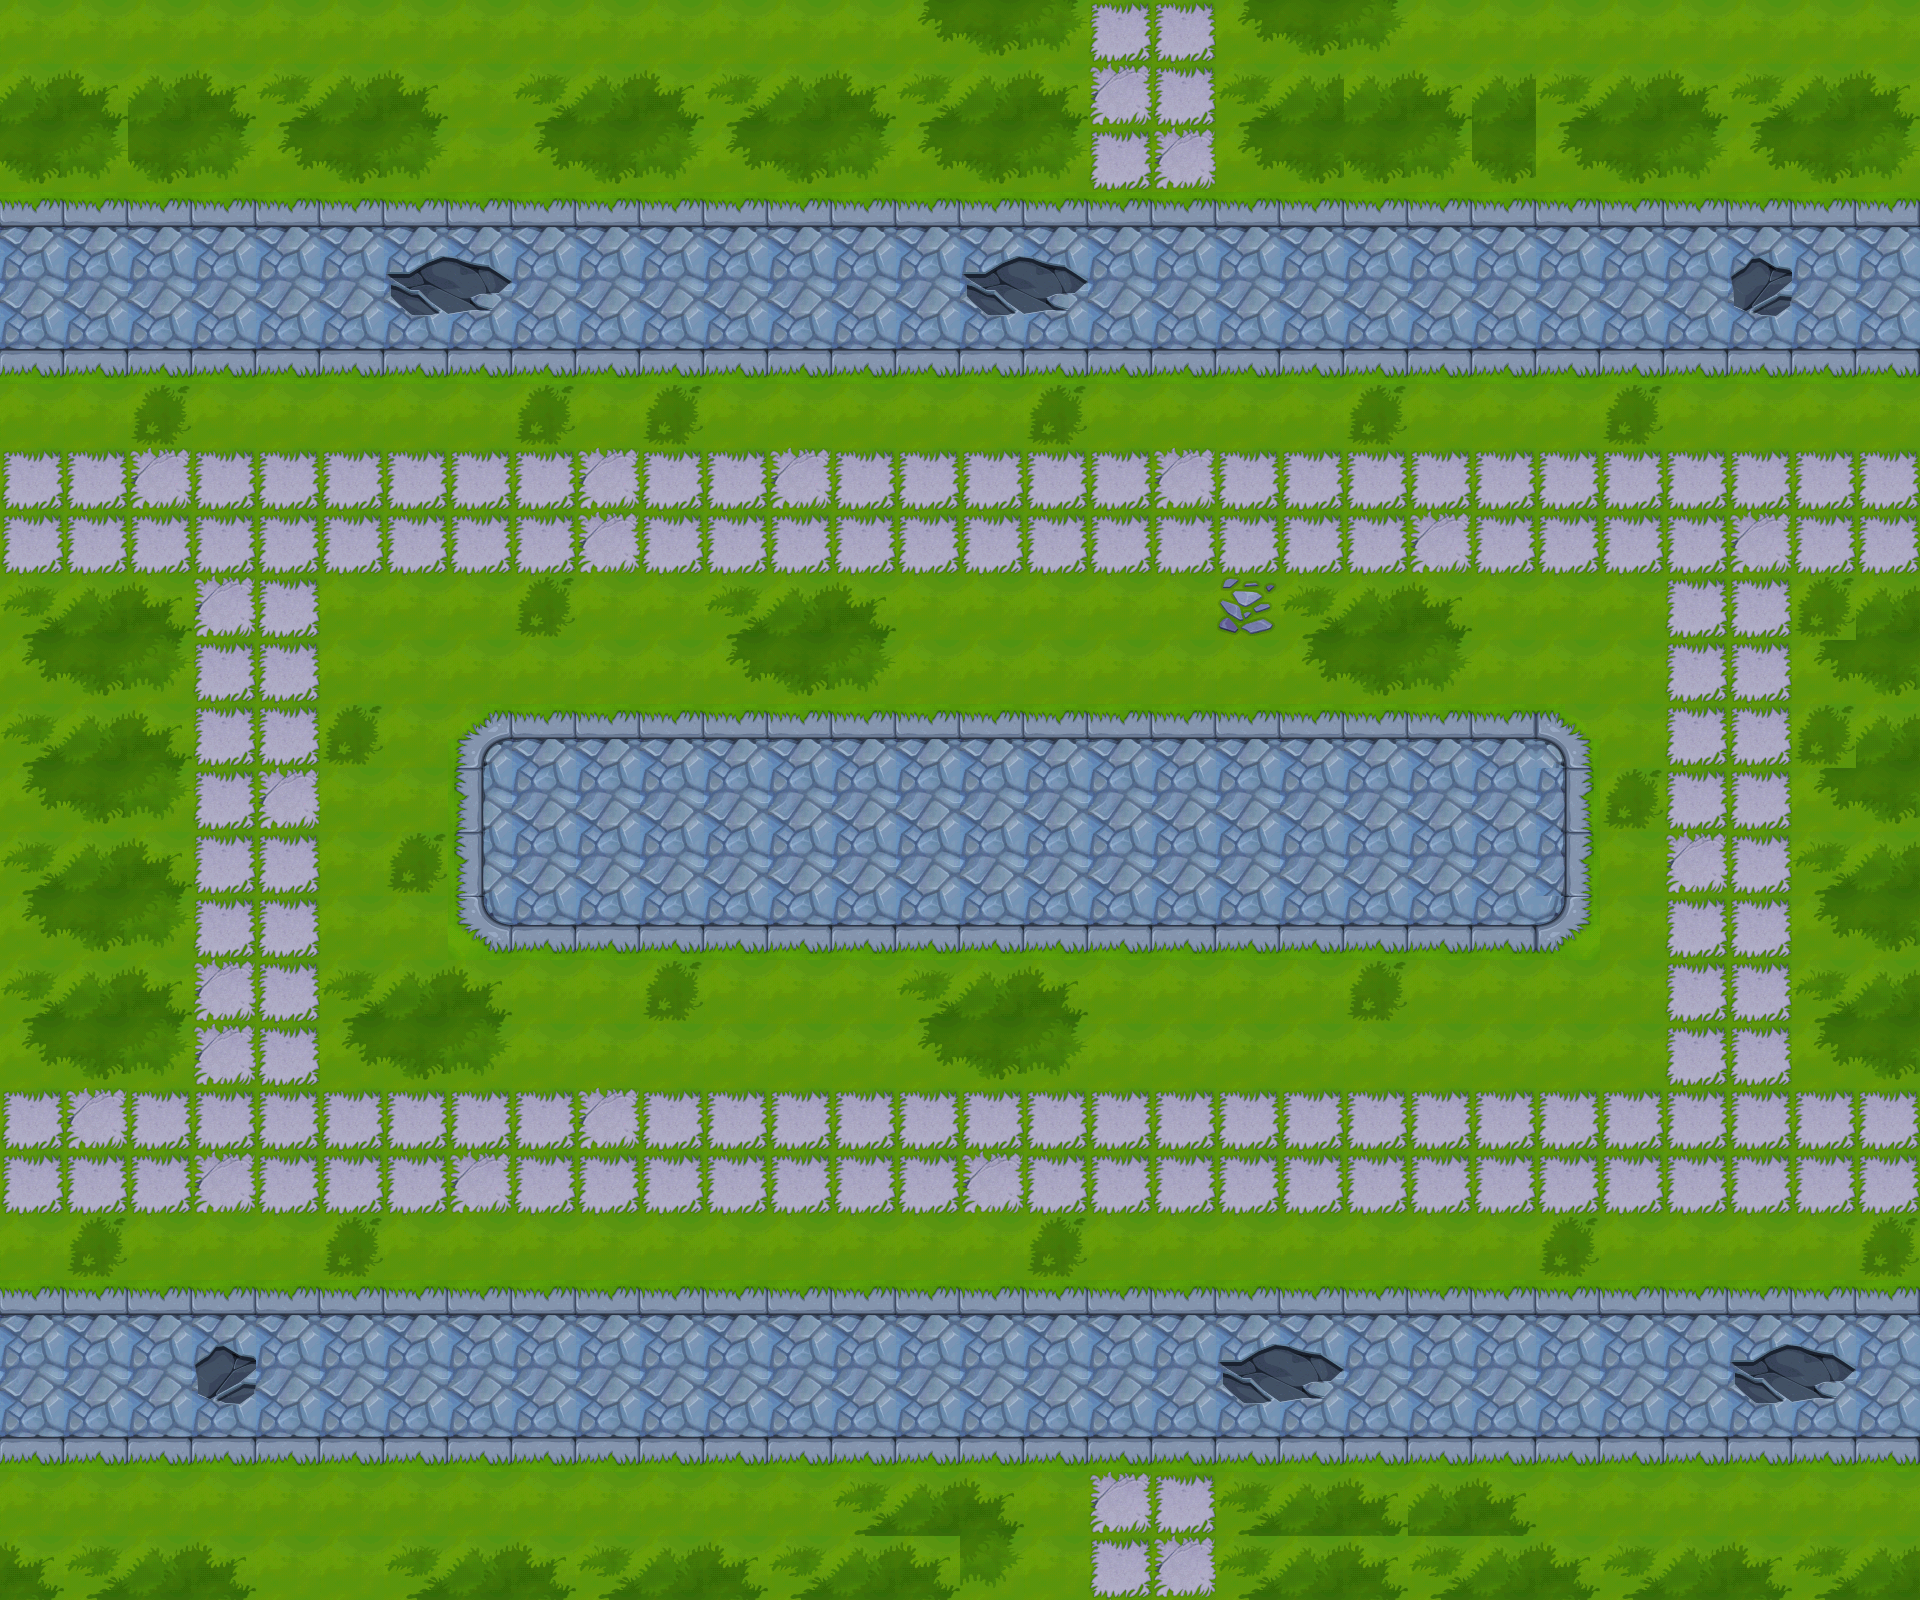

Tiled map render using the project's own tile images. Description and the map definition, with tile-layer contents summarised, below:
An orthogonal 30x25 tile map with 64x64 px tiles, 1 tile layer (background), 32 tilesets and 75 objects (14x collide, 4x collide_bullet).

<map version="1.0" orientation="orthogonal" width="30" height="25" tilewidth="64" tileheight="64">
 <tileset firstgid="1" name="bg06" tilewidth="64" tileheight="64">
  <image source="bg06.png" width="512" height="256" />
 </tileset>
 <tileset firstgid="33" name="jianzhu06_shu03" tilewidth="284" tileheight="274">
  <image source="jianzhu06_shu03.png" width="284" height="276" />
 </tileset>
 <tileset firstgid="34" name="jianzhu06_shu" tilewidth="291" tileheight="267">
  <image source="jianzhu06_shu.png" width="291" height="267" />
 </tileset>
 <tileset firstgid="35" name="jianzhu06_shu02" tilewidth="291" tileheight="267">
  <image source="jianzhu06_shu02.png" width="291" height="267" />
 </tileset>
 <tileset firstgid="36" name="jianzhu06_shitou" tilewidth="137" tileheight="83">
  <image source="jianzhu06_shitou.png" width="137" height="83" />
 </tileset>
 <tileset firstgid="37" name="jianzhu_lvhua" tilewidth="266" tileheight="142">
  <image source="jianzhu_lvhua.png" width="266" height="142" />
 </tileset>
 <tileset firstgid="38" name="jianzhu06_cao" tilewidth="125" tileheight="131">
  <image source="jianzhu06_cao.png" width="125" height="131" />
 </tileset>
 <tileset firstgid="39" name="jianzhu06_shui04" tilewidth="102" tileheight="54">
  <image source="jianzhu06_shui04.png" width="102" height="54" />
 </tileset>
 <tileset firstgid="40" name="jianzhu06_shui03" tilewidth="116" tileheight="54">
  <image source="jianzhu06_shui03.png" width="116" height="54" />
 </tileset>
 <tileset firstgid="41" name="jianzhu06_shui01" tilewidth="127" tileheight="65">
  <image source="jianzhu06_shui01.png" width="127" height="65" />
 </tileset>
 <tileset firstgid="42" name="jianzhu06_shui02" tilewidth="371" tileheight="217">
  <image source="jianzhu06_shui02.png" width="371" height="217" />
 </tileset>
 <tileset firstgid="43" name="jianzhu06_ken02" tilewidth="151" tileheight="79">
  <image source="jianzhu06_ken02.png" width="151" height="79" />
 </tileset>
 <tileset firstgid="44" name="jianzhu06_ken01" tilewidth="143" tileheight="56">
  <image source="jianzhu06_ken01.png" width="143" height="56" />
 </tileset>
 <tileset firstgid="45" name="jianzhu_xiangzi03" tilewidth="122" tileheight="76">
  <image source="jianzhu_xiangzi03.png" width="122" height="76" />
 </tileset>
 <tileset firstgid="46" name="jianzhu_xiangzi02" tilewidth="122" tileheight="126">
  <image source="jianzhu_xiangzi02.png" width="122" height="126" />
 </tileset>
 <tileset firstgid="47" name="jianzhu_xiangzi06" tilewidth="90" tileheight="113">
  <image source="jianzhu_xiangzi06.png" width="90" height="113" />
 </tileset>
 <tileset firstgid="48" name="jianzhu_xiangzi05" tilewidth="150" tileheight="170">
  <image source="jianzhu_xiangzi05.png" width="150" height="170" />
 </tileset>
 <tileset firstgid="49" name="jianzhu_xiangzi01" tilewidth="71" tileheight="80">
  <image source="jianzhu_xiangzi01.png" width="71" height="80" />
 </tileset>
 <tileset firstgid="50" name="jianzhu_xiangzi04" tilewidth="183" tileheight="126">
  <image source="jianzhu_xiangzi04.png" width="183" height="126" />
 </tileset>
 <tileset firstgid="51" name="jianzhu_xiangzi07" tilewidth="92" tileheight="112">
  <image source="jianzhu_xiangzi07.png" width="92" height="112" />
 </tileset>
 <tileset firstgid="52" name="jianzhu_qiang01" tilewidth="92" tileheight="54">
  <image source="jianzhu_qiang01.png" width="92" height="54" />
 </tileset>
 <tileset firstgid="53" name="yunbingche1" tilewidth="345" tileheight="247">
  <image source="yunbingche1.png" width="345" height="247" />
 </tileset>
 <tileset firstgid="54" name="yunbingche2" tilewidth="345" tileheight="245">
  <image source="yunbingche2.png" width="345" height="245" />
 </tileset>
 <tileset firstgid="55" name="shabao" tilewidth="113" tileheight="68">
  <image source="shabao.png" width="113" height="68" />
 </tileset>
 <tileset firstgid="56" name="jianzhu2_xiangzi0" tilewidth="192" tileheight="168">
  <image source="jianzhu2_xiangzi0.png" width="192" height="168" />
 </tileset>
 <tileset firstgid="57" name="jianzhu_xuezi01" tilewidth="242" tileheight="196">
  <image source="jianzhu_xuezi01.png" width="242" height="196" />
 </tileset>
 <tileset firstgid="58" name="jianzhu_xuezi02" tilewidth="219" tileheight="141">
  <image source="jianzhu_xuezi02.png" width="219" height="141" />
 </tileset>
 <tileset firstgid="59" name="jianzhu_xuezi03" tilewidth="192" tileheight="132">
  <image source="jianzhu_xuezi03.png" width="192" height="132" />
 </tileset>
 <tileset firstgid="60" name="jianzhu_xuezi04" tilewidth="421" tileheight="156">
  <image source="jianzhu_xuezi04.png" width="421" height="156" />
 </tileset>
 <tileset firstgid="61" name="jianzhu_xuezi05" tilewidth="180" tileheight="297">
  <image source="jianzhu_xuezi05.png" width="180" height="297" />
 </tileset>
 <tileset firstgid="62" name="jianzhu_langan" tilewidth="258" tileheight="59">
  <image source="jianzhu_langan.png" width="258" height="59" />
 </tileset>
 <tileset firstgid="63" name="jianzhu_kzt" tilewidth="377" tileheight="159">
  <image source="jianzhu_kzt.png" width="377" height="159" />
 </tileset>
 <layer name="background" width="30" height="25">
  <data>[750 cells, 750 non-empty, 23 distinct tile ids]</data>
 </layer>
 <objectgroup name="huatan1" width="30" height="25">
  <properties>
   <property name="filename" value="jianzhu_lvhua.png" />
   <property name="groundlayer" value="1" />
  </properties>
  <object gid="37" x="589" y="899">
   <properties>
    <property name="groundZ" value="1" />
   </properties>
  </object>
  <object gid="37" x="1091" y="898">
   <properties>
    <property name="groundZ" value="1" />
   </properties>
  </object>
 </objectgroup>
 <objectgroup name="zhihuitai" width="30" height="25">
  <properties>
   <property name="filename" value="jianzhu_kzt.png" />
   <property name="groundlayer" value="1" />
  </properties>
 </objectgroup>
 <objectgroup name="huatan2" width="30" height="25">
  <properties>
   <property name="filename" value="jianzhu06_cao.png" />
   <property name="groundlayer" value="1" />
  </properties>
 </objectgroup>
 <objectgroup name="shu1" width="30" height="25">
  <properties>
   <property name="buildlayer" value="1" />
   <property name="filename" value="jianzhu06_shu03.png" />
  </properties>
  <object gid="33" x="1729" y="818" />
  <object gid="33" x="520" y="207" />
  <object gid="33" x="1575" y="1641" />
  <object gid="33" x="1765" y="1653" />
  <object gid="33" x="-80" y="937" />
  <object gid="33" x="372" y="1682" />
  <object gid="33" x="1371" y="1646" />
  <object gid="33" x="1513" y="221" />
 </objectgroup>
 <objectgroup name="shu2" width="30" height="25">
  <properties>
   <property name="buildlayer" value="1" />
   <property name="filename" value="jianzhu06_shu02.png" />
  </properties>
  <object gid="35" x="1218" y="207" />
  <object gid="35" x="149" y="202" />
  <object gid="35" x="-74" y="1085" />
  <object gid="35" x="330" y="204" />
  <object gid="35" x="1193" y="1642" />
  <object gid="35" x="1741" y="969" />
  <object gid="35" x="-72" y="781" />
  <object gid="35" x="1713" y="208" />
  <object gid="35" x="599" y="1675" />
  <object gid="35" x="-78" y="1675" />
 </objectgroup>
 <objectgroup name="shu3" width="30" height="25">
  <properties>
   <property name="buildlayer" value="1" />
   <property name="filename" value="jianzhu06_shu.png" />
  </properties>
  <object gid="34" x="-44" y="200" />
  <object gid="34" x="792" y="206" />
  <object gid="34" x="800" y="1672" />
  <object gid="34" x="139" y="1676" />
  <object gid="34" x="1739" y="1110" />
 </objectgroup>
 <objectgroup name="stone" width="30" height="25">
  <properties>
   <property name="filename" value="jianzhu06_shitou.png" />
   <property name="groundlayer" value="1" />
  </properties>
  <object gid="36" x="1439" y="200" />
  <object gid="36" x="724" y="199" />
  <object gid="36" x="1706" y="187" />
 </objectgroup>
 <objectgroup name="shui1" width="30" height="25">
  <properties>
   <property name="filename" value="jianzhu06_shui04.png" />
   <property name="groundlayer" value="1" />
  </properties>
  <object gid="39" x="807" y="1041" />
  <object gid="39" x="1563" y="660" />
 </objectgroup>
 <objectgroup name="shui2" width="30" height="25">
  <properties>
   <property name="filename" value="jianzhu06_shui03.png" />
   <property name="groundlayer" value="1" />
  </properties>
  <object gid="40" x="1442" y="1053" />
  <object gid="40" x="381" y="687" />
  <object gid="40" x="939" y="658" />
 </objectgroup>
 <objectgroup name="shui3" width="30" height="25">
  <properties>
   <property name="filename" value="jianzhu06_shui03.png" />
   <property name="groundlayer" value="1" />
  </properties>
 </objectgroup>
 <objectgroup name="shui4" width="30" height="25">
  <properties>
   <property name="filename" value="jianzhu06_shui03.png" />
   <property name="groundlayer" value="1" />
  </properties>
 </objectgroup>
 <objectgroup name="nitu1" width="30" height="25">
  <properties>
   <property name="filename" value="jianzhu06_shui03.png" />
   <property name="groundlayer" value="1" />
  </properties>
 </objectgroup>
 <objectgroup name="nitu2" width="30" height="25">
  <properties>
   <property name="filename" value="jianzhu06_shui03.png" />
   <property name="groundlayer" value="1" />
  </properties>
 </objectgroup>
 <objectgroup name="greenboxs" width="30" height="25">
  <properties>
   <property name="filename" value="jianzhu_xiangzi03.png" />
   <property name="groundlayer" value="1" />
  </properties>
  <object gid="45" x="1108" y="952">
   <properties>
    <property name="groundZ" value="3" />
   </properties>
  </object>
  <object gid="45" x="1230" y="952">
   <properties>
    <property name="groundZ" value="3" />
   </properties>
  </object>
 </objectgroup>
 <objectgroup name="greenboxb" width="30" height="25">
  <properties>
   <property name="filename" value="jianzhu_xiangzi02.png" />
   <property name="groundlayer" value="1" />
  </properties>
 </objectgroup>
 <objectgroup name="greenboxbb" width="30" height="25">
  <properties>
   <property name="buildlayer" value="1" />
   <property name="filename" value="jianzhu2_xiangzi0.png" />
  </properties>
  <object gid="56" x="2226" y="825" />
 </objectgroup>
 <objectgroup name="blackboxs" width="30" height="25">
  <properties>
   <property name="filename" value="jianzhu_xiangzi06.png" />
   <property name="groundlayer" value="1" />
  </properties>
 </objectgroup>
 <objectgroup name="blackboxb" width="30" height="25">
  <properties>
   <property name="filename" value="jianzhu_xiangzi05.png" />
   <property name="groundlayer" value="1" />
  </properties>
  <object gid="48" x="2327" y="1321">
   <properties>
    <property name="groundZ" value="3" />
   </properties>
  </object>
 </objectgroup>
 <objectgroup name="mutouboxs" width="30" height="25">
  <properties>
   <property name="filename" value="jianzhu_xiangzi01.png" />
   <property name="groundlayer" value="1" />
  </properties>
 </objectgroup>
 <objectgroup name="mutouboxb" width="30" height="25">
  <properties>
   <property name="filename" value="jianzhu_xiangzi04.png" />
   <property name="groundlayer" value="1" />
  </properties>
 </objectgroup>
 <objectgroup name="shabao" width="30" height="25">
  <properties>
   <property name="buildlayer" value="1" />
   <property name="filename" value="shabao.png" />
  </properties>
  <object gid="55" x="991" y="951">
   <properties>
    <property name="groundZ" value="1" />
   </properties>
  </object>
 </objectgroup>
 <objectgroup name="M16" width="30" height="25">
  <properties>
   <property name="filename" value="jianzhu_xiangzi07.png" />
   <property name="groundlayer" value="1" />
  </properties>
 </objectgroup>
 <objectgroup name="SVD" width="30" height="25">
  <properties>
   <property name="filename" value="jianzhu_qiang01.png" />
   <property name="groundlayer" value="1" />
  </properties>
  <object gid="52" x="1239" y="929">
   <properties>
    <property name="groundZ" value="10" />
   </properties>
  </object>
 </objectgroup>
 <objectgroup name="tanke1" width="30" height="25">
  <properties>
   <property name="buildlayer" value="1" />
   <property name="filename" value="yunbingche1.png" />
  </properties>
  <object gid="53" x="765" y="948" />
  <object gid="53" x="1671" y="361" />
 </objectgroup>
 <objectgroup name="tanke2" width="30" height="25">
  <properties>
   <property name="buildlayer" value="1" />
   <property name="filename" value="yunbingche2.png" />
  </properties>
  <object gid="54" x="-69" y="1253" />
 </objectgroup>
 <objectgroup name="blood1" width="30" height="25">
  <properties>
   <property name="filename" value="jianzhu_xuezi01.png" />
   <property name="groundlayer" value="1" />
  </properties>
  <object gid="57" x="1395" y="851" />
  <object gid="57" x="1086" y="1153" />
  <object gid="57" x="1716" y="1435" />
  <object gid="57" x="59" y="393" />
 </objectgroup>
 <objectgroup name="blood2" width="30" height="25">
  <properties>
   <property name="filename" value="jianzhu_xuezi02.png" />
   <property name="groundlayer" value="1" />
  </properties>
  <object gid="58" x="448" y="688" />
  <object gid="58" x="636" y="1349" />
  <object gid="58" x="1188" y="426" />
 </objectgroup>
 <objectgroup name="blood3" width="30" height="25">
  <properties>
   <property name="filename" value="jianzhu_xuezi03.png" />
   <property name="groundlayer" value="1" />
  </properties>
  <object gid="59" x="216" y="842" />
  <object gid="59" x="464" y="1076" />
  <object gid="59" x="800" y="497" />
  <object gid="59" x="1509" y="1219" />
 </objectgroup>
 <objectgroup name="blood4" width="30" height="25">
  <properties>
   <property name="filename" value="jianzhu_xuezi04.png" />
   <property name="groundlayer" value="1" />
  </properties>
  <object gid="60" x="1643" y="509" />
  <object gid="60" x="-138" y="1391" />
 </objectgroup>
 <objectgroup name="blood5" width="30" height="25">
  <properties>
   <property name="filename" value="jianzhu_xuezi05.png" />
   <property name="groundlayer" value="1" />
  </properties>
  <object gid="61" x="1047" y="1691" />
  <object gid="61" x="1065" y="209" />
 </objectgroup>
 <objectgroup name="langan" width="30" height="25">
  <properties>
   <property name="buildlayer" value="1" />
   <property name="filename" value="jianzhu_langan.png" />
  </properties>
 </objectgroup>
 <objectgroup name="collide_people" width="30" height="25" visible="0">
  <object type="collide" x="-42" y="603" width="156" height="563" />
  <object type="collide" x="-60" y="1073" width="331" height="169" />
  <object type="collide" x="799" y="834" width="555" height="116" />
  <object type="collide" x="580" y="764" width="774" height="132" />
  <object type="collide" x="-164" y="96" width="133" height="1494" />
  <object type="collide" x="-57" y="-78" width="1064" height="278" />
  <object type="collide" x="1287" y="-69" width="828" height="270" />
  <object type="collide" x="1677" y="190" width="349" height="164" />
  <object type="collide" x="873" y="1642" width="584" height="174" />
  <object type="collide" x="1946" y="154" width="223" height="1584" />
  <object type="collide" x="1264" y="1523" width="955" height="190" />
  <object type="collide" x="-111" y="1523" width="1132" height="216" />
  <object type="collide" x="1816" y="587" width="274" height="511" />
  <object type="collide" x="883" y="-209" width="513" height="179" />
 </objectgroup>
 <objectgroup name="collide_bullet" width="30" height="25" visible="0">
  <object type="collide_bullet" x="1708" y="144" width="381" height="146" />
  <object type="collide_bullet" x="801" y="773" width="253" height="91" />
  <object type="collide_bullet" x="827" y="718" width="170" height="165" />
  <object type="collide_bullet" x="-69" y="1078" width="306" height="112" />
 </objectgroup>
</map>
